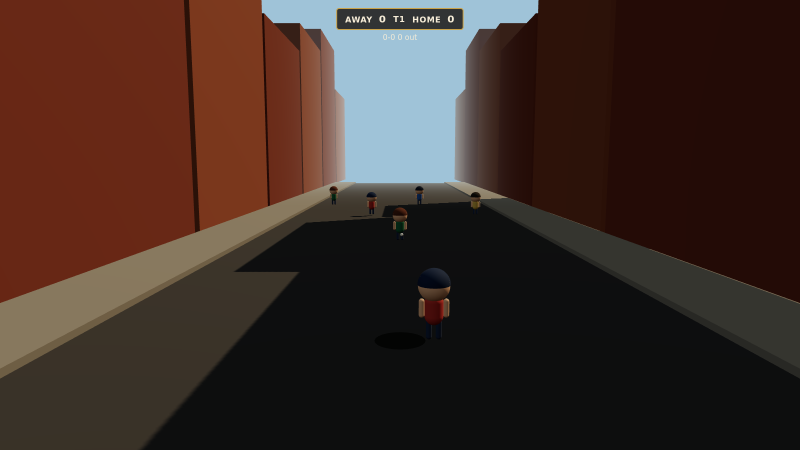
#> input picture shots/contact.png, 1600 x 900 px (shown at 1/2 size); its folder holds only this picture in this run
$ python -i art_cards.py   (imports and definitions only)
#> lines starting #> are read from the running program, lines starting #| are printed output that depends on the picture
#!/usr/bin/env python3
"""THREE SEWERS — trading cards + app icon.

Two deliverables, both drawn through the shared art kernel (``artkit``):

  * ``chr_<id>_card.png`` — a 1920s tobacco/candy-store baseball card for each
    of the twelve sandlot kids. World size 300x420, authored at 2x (600x840).
    Aged pasteboard, arched photograph panel, letterspaced serif caps, a
    quirk ribbon and a printed stat block. It should feel like a thing that
    was cut off a candy box in 1926, not like a UI panel.

  * ``icon.png`` / ``icon_180.png`` — the app icon. The pink spaldeen is the
    hero against brownstone and asphalt; it is the one place in the whole
    project where the pink is allowed to shout.

The card art is composed here, but the *face* is not: ``build`` takes a
``portrait_fn(kid_id, size) -> RGBA Image`` supplied by the caller so the
portraits stay owned by whoever draws the kids. A local placeholder portrait
is provided for standalone development only.
"""
import json
import math
import os
import random
import sys

from PIL import Image, ImageChops, ImageDraw, ImageFilter, ImageFont

try:
    import artkit as A
except ImportError:  # running from elsewhere in the tree
    sys.path.insert(0, os.path.dirname(os.path.abspath(__file__)))
    import artkit as A


HERE = os.path.dirname(os.path.abspath(__file__))
PROJ = os.path.dirname(HERE)
DATA = os.path.join(PROJ, "data", "characters.json")

CARD_W, CARD_H = 600, 840          # 2x the 300x420 world size
SS = A.SS

# roster order fixes the printed card numbers
ORDER = ["mabel", "ezra", "patsy", "sadie", "nellie", "sal",
         "gus", "vito", "pearl", "tommy", "corny", "whistles"]

# ---------------------------------------------------------------- card stock
STOCK = (233, 216, 181)            # aged pasteboard — warm, not grey
STOCK_L = (245, 233, 205)
STOCK_D = (206, 186, 148)
RULE = (92, 66, 42)                # worn brown printing ink for the rules
INK2 = A.INK_SOFT
# The second printing plate. A real candy-store series ran one brown key
# plate and rotated a spot colour; the order is hand-set so that no two cards
# that end up side by side — or one above the other on a four-wide shelf —
# come out the same colour.
ACCENTS = [
    A.RUST, A.PATINA, A.CLOTH["chocolate"], A.SLATE,
    A.CLOTH["navy"], A.CLOTH["plum"], A.CLOTH["moss"], A.RUST,
    A.CLOTH["steel"], A.CLOTH["chocolate"], A.PATINA, A.CLOTH["plum"],
]
PLATE = (198, 182, 150)            # photographic plate ground (warm sepia grey)
PLATE_D = (122, 98, 70)            # the studio backdrop falling off into shade
SEPIA = (150, 116, 76)             # the tone the whole plate is printed in

# ---- portrait panel geometry (card pixels) --------------------------------
# The panel is an arched window; inside it the bust is vignetted into a
# portrait-shaped cameo, the way a 1920s studio photograph was printed.
PAN = (66, 74, 534, 438)           # x0, y0, x1, y1
PAN_RISE = 132
CAMEO_RX = 0.350                   # oval half-width as a fraction of panel W
CAMEO_RY = 0.560                   # oval half-height as a fraction of panel H
CAMEO_CY = 0.420                   # oval centre, fraction of panel H
CAMEO_FEATHER = 0.062              # dissolve width, fraction of panel H
EYE_Y_MIN = 0.475                  # the eye line may sit anywhere in this band
EYE_Y_MAX = 0.560
EYE_IO = 0.325                     # inter-ocular distance / cameo oval width


# ---------------------------------------------------------------- type
_ital_cache = {}
_ITALIC_FILES = [
    "/usr/share/fonts/truetype/liberation/LiberationSerif-Italic.ttf",
    "/usr/share/fonts/truetype/freefont/FreeSerifItalic.ttf",
]
_ITALIC_BOLD_FILES = [
    "/usr/share/fonts/truetype/liberation/LiberationSerif-BoldItalic.ttf",
    "/usr/share/fonts/truetype/freefont/FreeSerifBoldItalic.ttf",
]


# [25 lines left out: functions _italic, cfont, not called in this run]


def ctext(c, xy, s, kind, size, fill, anchor="mm"):
    c.text(xy, s, cfont(kind, size), fill, anchor)


# [20 lines left out: functions cspaced, spaced_w, fit_spaced, not called in this run]


def text_w(c, s, kind, size):
    return c.d.textlength(s, font=cfont(kind, size)) / c.ss


# ---------------------------------------------------------------- shapes
# [182 lines left out: functions arch_path, arch_outline, scatter, pulp, _placeholder_portrait, not called in this run]


# skin, hair, cloth, hat, mouth, freckles
_PLACEHOLDER_LOOK = {
    "mabel":    ("fair", "chestnut", "rose", "cloche", "smile", False),
    "ezra":     ("light", "brown", "dustblue", "cap", "grin", True),
    "patsy":    ("fair", "ginger", "olive", "cap", "smile", True),
    "sadie":    ("olive", "black", "ochre", None, "grin", False),
    "nellie":   ("fair", "auburn", "moss", None, "smirk", True),
    "sal":      ("olive", "black", "steel", "cap", "flat", False),
    "gus":      ("tan", "black", "clay", "cap", "grin", False),
    "vito":     ("olive", "black", "rust", None, "flat", False),
    "pearl":    ("light", "black", "sage", "kerchief", "smile", False),
    "tommy":    ("light", "black", "navy", "cap", "smirk", False),
    "corny":    ("fair", "blond", "white", None, "flat", False),
    "whistles": ("fair", "sandy", "grey", "cap", "whistle", True),
}


# [174 lines left out: functions _call_portrait, _blobs, _eye_anchor, _bust, _stat_cell, not called in this run]


RIB_TAIL = 46


# [185 lines left out: functions _ribbon_band, _ribbon_text, draw_card, not called in this run]


def _sunwash(img):
    """Smooth upper-left-to-lower-right wash. Same sun as the kernel's cel
    light, but continuous, because pasteboard has no edge to catch a wedge."""
    w, h = img.size
    a = img.getchannel("A")
    ramp = Image.linear_gradient("L").resize((w, h))
    ramp = Image.blend(ramp, ramp.rotate(-90, expand=False), 0.5)
    dk = Image.new("RGBA", (w, h), (52, 38, 26, 0))
    dk.putalpha(ImageChops.multiply(
        ramp.point(lambda v: int(max(0, v - 104) * 0.24)), a))
    img.alpha_composite(dk)
    lt = Image.new("RGBA", (w, h), A.SUN + (0,))
    lt.putalpha(ImageChops.multiply(
        ramp.point(lambda v: int(max(0, 118 - v) * 0.20)), a))
    img.alpha_composite(lt)
    return img


# [209 lines left out: functions _wear, draw_icon, build, not called in this run]


# [5 lines not run here, left out]

>>> import cv2
>>> picture = cv2.imread('../../shots/contact.png', cv2.IMREAD_GRAYSCALE)
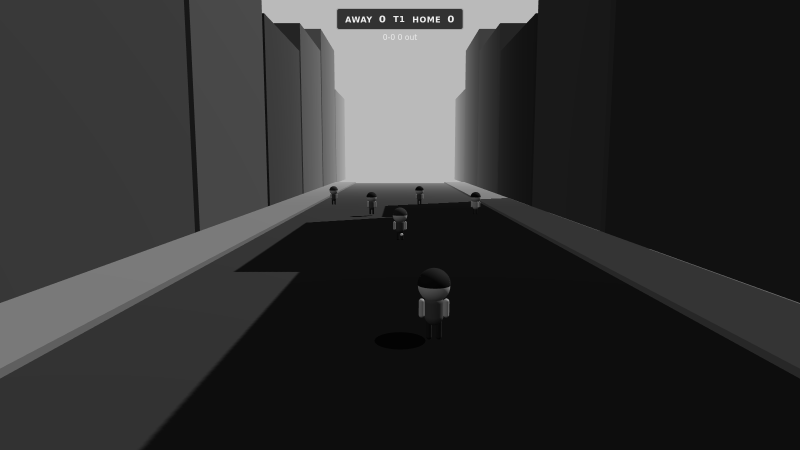
#> picture: shape (900, 1600) (shown at 1/2 size); min 1, max 237, mean 48.1
#> (the run stopped early here; a loop or call above may not have finished)
